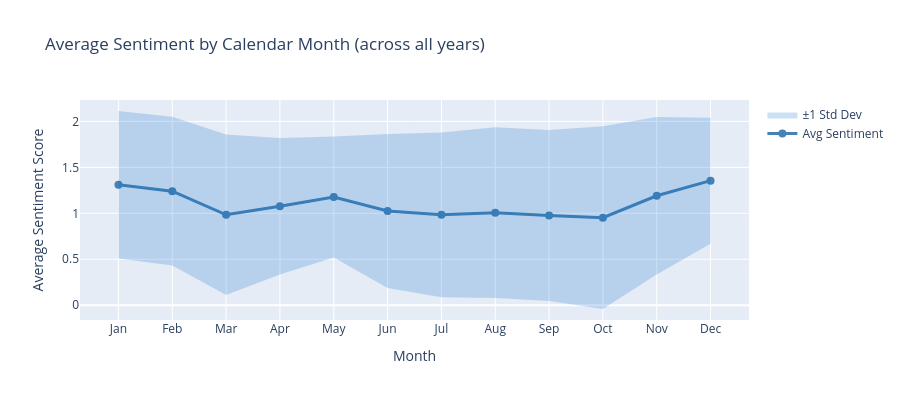

The code cell stored with this chart in its notebook:
### Code cell
# 5. Plot Average Sentiment by Calendar Month
# Aggregate by month (across all years)
month_agg = df_clean.groupby('month').agg({
    'qwen_sentiment': ['mean', 'count', 'std'],
    'post_id': 'count'
}).round(3)

month_agg.columns = ['avg_sentiment', 'sent_count', 'sentiment_std', 'total_posts']
month_agg['month_name'] = month_agg.index.map(month_names)
month_agg = month_agg.sort_index()

print("Monthly Sentiment Summary (averaged across all years):")
print(month_agg)

# Plot average sentiment by month
fig = go.Figure()

# Add line with markers for average sentiment
fig.add_trace(go.Scatter(
    x=month_agg['month_name'],
    y=month_agg['avg_sentiment'],
    mode='lines+markers',
    name='Avg Sentiment',
    line=dict(width=3, color='steelblue'),
    marker=dict(size=8),
    hovertemplate='%{x}<br>Avg Sentiment: %{y:.2f}<br>Posts: %{customdata}',
    customdata=month_agg['total_posts']
))

# Add confidence bands (±1 std)
fig.add_trace(go.Scatter(
    x=month_agg['month_name'],
    y=month_agg['avg_sentiment'] + month_agg['sentiment_std'],
    mode='lines',
    line=dict(width=0),
    showlegend=False,
    hoverinfo='skip'
))

fig.add_trace(go.Scatter(
    x=month_agg['month_name'],
    y=month_agg['avg_sentiment'] - month_agg['sentiment_std'],
    mode='lines',
    line=dict(width=0),
    fillcolor='rgba(0,100,200,0.2)',
    fill='tonexty',
    name='±1 Std Dev',
    hoverinfo='skip'
))

fig.update_layout(
    title='Average Sentiment by Calendar Month (across all years)',
    xaxis_title='Month',
    yaxis_title='Average Sentiment Score',
    height=400,
    hovermode='x unified'
)
fig.show()

### Figure 1 — Plotly figure (JSON) as saved in the notebook; plotly's stock layout.template omitted (floating-point values rounded to 4 significant figures)
{"data": [{"customdata": [505, 311, 256, 396, 477, 273, 346, 298, 288, 298, 346, 1032], "hovertemplate": "%{x}<br>Avg Sentiment: %{y:.2f}<br>Posts: %{customdata}", "line": {"color": "steelblue", "width": 3}, "marker": {"size": 8}, "mode": "lines+markers", "name": "Avg Sentiment", "type": "scatter", "x": ["Jan", "Feb", "Mar", "Apr", "May", "Jun", "Jul", "Aug", "Sep", "Oct", "Nov", "Dec"], "y": [1.311, 1.241, 0.984, 1.076, 1.178, 1.026, 0.983, 1.007, 0.976, 0.953, 1.191, 1.355]}, {"hoverinfo": "skip", "line": {"width": 0}, "mode": "lines", "showlegend": false, "type": "scatter", "x": ["Jan", "Feb", "Mar", "Apr", "May", "Jun", "Jul", "Aug", "Sep", "Oct", "Nov", "Dec"], "y": [2.113, 2.05, 1.856, 1.818, 1.836, 1.864, 1.88, 1.935, 1.907, 1.947, 2.048, 2.04]}, {"fill": "tonexty", "fillcolor": "rgba(0,100,200,0.2)", "hoverinfo": "skip", "line": {"width": 0}, "mode": "lines", "name": "±1 Std Dev", "type": "scatter", "x": ["Jan", "Feb", "Mar", "Apr", "May", "Jun", "Jul", "Aug", "Sep", "Oct", "Nov", "Dec"], "y": [0.509, 0.432, 0.112, 0.334, 0.52, 0.188, 0.086, 0.079, 0.045, -0.041, 0.334, 0.67]}], "layout": {"height": 400, "hovermode": "x unified", "title": {"text": "Average Sentiment by Calendar Month (across all years)"}, "xaxis": {"title": {"text": "Month"}}, "yaxis": {"title": {"text": "Average Sentiment Score"}}}}
